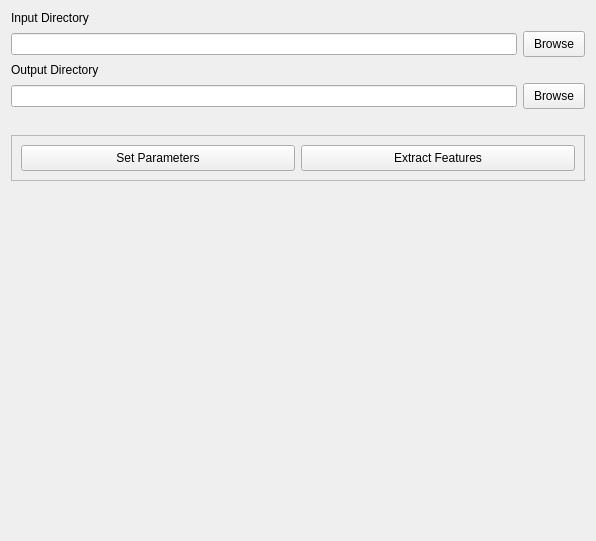
                                            <widget class="QWidget" name="features_page">
                                                <property name="geometry">
                                                    <rect>
                                                        <x>0</x>
                                                        <y>0</y>
                                                        <width>596</width>
                                                        <height>541</height>
                                                    </rect>
                                                </property>
                                                <attribute name="label">
                                                    <string>Feature Extraction</string>
                                                </attribute>
                                                <layout class="QVBoxLayout" name="verticalLayout_6">
                                                    <item>
                                                        <widget class="QLabel" name="label_12">
                                                            <property name="text">
                                                                <string>Input Directory</string>
                                                            </property>
                                                        </widget>
                                                    </item>
                                                    <item>
                                                        <layout class="QGridLayout" name="gridLayout_15">
                                                            <item row="0" column="0">
                                                                <widget class="QLineEdit" name="inputdirtext_4">
                                                                    <property name="toolTip">
                                                                        <string>&lt;html&gt;&lt;head/&gt;&lt;body&gt;&lt;p&gt;Choose
                                                                            the input directories for images and
                                                                            segmented masks&lt;/p&gt;&lt;/body&gt;&lt;/html&gt;
                                                                        </string>
                                                                    </property>
                                                                    <property name="toolTipDuration">
                                                                        <number>-1</number>
                                                                    </property>
                                                                </widget>
                                                            </item>
                                                            <item row="0" column="1">
                                                                <widget class="QPushButton" name="inputbrowse_4">
                                                                    <property name="styleSheet">
                                                                        <string notr="True">QPushButton { padding-left:
                                                                            10px; padding-right: 10px; padding-top: 5px;
                                                                            padding-bottom: 5px; }
                                                                        </string>
                                                                    </property>
                                                                    <property name="enabled">
                                                                        <bool>true</bool>
                                                                    </property>
                                                                 <property name="toolTip">
                                                                        <string>&lt;html&gt;&lt;head/&gt;&lt;body&gt;&lt;p&gt;Browse directory&lt;/p&gt;&lt;/body&gt;&lt;/html&gt;</string>
                                                                    </property>
                                                                    <property name="text">
                                                                        <string>Browse</string>
                                                                    </property>
                                                                </widget>
                                                            </item>
                                                        </layout>
                                                    </item>
                                                    <item>
                                                        <widget class="QLabel" name="label_13">
                                                            <property name="text">
                                                                <string>Output Directory</string>
                                                            </property>
                                                        </widget>
                                                    </item>
                                                    <item>
                                                        <layout class="QGridLayout" name="gridLayout_16">
                                                            <item row="0" column="1">
                                                                <widget class="QPushButton" name="outputbrowse_3">
                                                                    <property name="styleSheet">
                                                                        <string notr="True">QPushButton { padding-left:
                                                                            10px; padding-right: 10px; padding-top: 5px;
                                                                            padding-bottom: 5px; }
                                                                        </string>
                                                                    </property>
                                                                    <property name="toolTip">
                                                                        <string>&lt;html&gt;&lt;head/&gt;&lt;body&gt;&lt;p&gt;Browse directory&lt;/p&gt;&lt;/body&gt;&lt;/html&gt;</string>
                                                                    </property>
                                                                    <property name="text">
                                                                        <string>Browse</string>
                                                                    </property>
                                                                </widget>
                                                            </item>
                                                            <item row="0" column="0">
                                                                <widget class="QLineEdit" name="outputdirtext_3">
                                                                    <property name="toolTip">
                                                                        <string>&lt;html&gt;&lt;head/&gt;&lt;body&gt;&lt;p&gt;Choose
                                                                            the output directory to save the exported
                                                                            files&lt;/p&gt;&lt;/body&gt;&lt;/html&gt;
                                                                        </string>
                                                                    </property>
                                                                </widget>
                                                            </item>
                                                        </layout>
                                                    </item>
                                                    <item>
                                                        <spacer name="verticalSpacer_20">
                                                            <property name="orientation">
                                                                <enum>Qt::Vertical</enum>
                                                            </property>
                                                            <property name="sizeType">
                                                                <enum>QSizePolicy::Fixed</enum>
                                                            </property>
                                                            <property name="sizeHint" stdset="0">
                                                                <size>
                                                                    <width>20</width>
                                                                    <height>20</height>
                                                                </size>
                                                            </property>
                                                        </spacer>
                                                    </item>
                                                    <item>
                                                        <widget class="QFrame" name="frame_5">
                                                            <property name="frameShape">
                                                                <enum>QFrame::StyledPanel</enum>
                                                            </property>
                                                            <property name="frameShadow">
                                                                <enum>QFrame::Raised</enum>
                                                            </property>
                                                            <layout class="QGridLayout" name="gridLayout_8">
                                                                <item row="0" column="1">
                                                                    <widget class="QPushButton" name="pushextract">
                                                                        <property name="styleSheet">
                                                                            <string notr="True">QPushButton {
                                                                                padding-left: 10px; padding-right: 10px;
                                                                                padding-top: 5px; padding-bottom: 5px; }
                                                                            </string>
                                                                        </property>
                                                                        <property name="minimumSize">
                                                                            <size>
                                                                                <width>80</width>
                                                                                <height>0</height>
                                                                            </size>
                                                                        </property>
                                                                        <property name="text">
                                                                            <string>Extract Features</string>
                                                                        </property>
                                                                    </widget>
                                                                </item>
                                                                <item row="0" column="0">
                                                                    <widget class="QPushButton"
                                                                            name="extract_param_push">
                                                                        <property name="styleSheet">
                                                                            <string notr="True">QPushButton {
                                                                                padding-left: 10px; padding-right: 10px;
                                                                                padding-top: 5px; padding-bottom: 5px; }
                                                                            </string>
                                                                        </property>
                                                                        <property name="toolTip">
                                                                            <string>&lt;html&gt;&lt;head/&gt;&lt;body&gt;&lt;p&gt;Settings
                                                                                for feature extraction&lt;/p&gt;&lt;/body&gt;&lt;/html&gt;
                                                                            </string>
                                                                        </property>
                                                                        <property name="text">
                                                                            <string>Set Parameters</string>
                                                                        </property>
                                                                    </widget>
                                                                </item>
                                                            </layout>
                                                        </widget>
                                                    </item>
                                                    <item>
                                                        <spacer name="verticalSpacer_19">
                                                            <property name="orientation">
                                                                <enum>Qt::Vertical</enum>
                                                            </property>
                                                            <property name="sizeHint" stdset="0">
                                                                <size>
                                                                    <width>20</width>
                                                                    <height>40</height>
                                                                </size>
                                                            </property>
                                                        </spacer>
                                                    </item>
                                                </layout>
                                            </widget>
